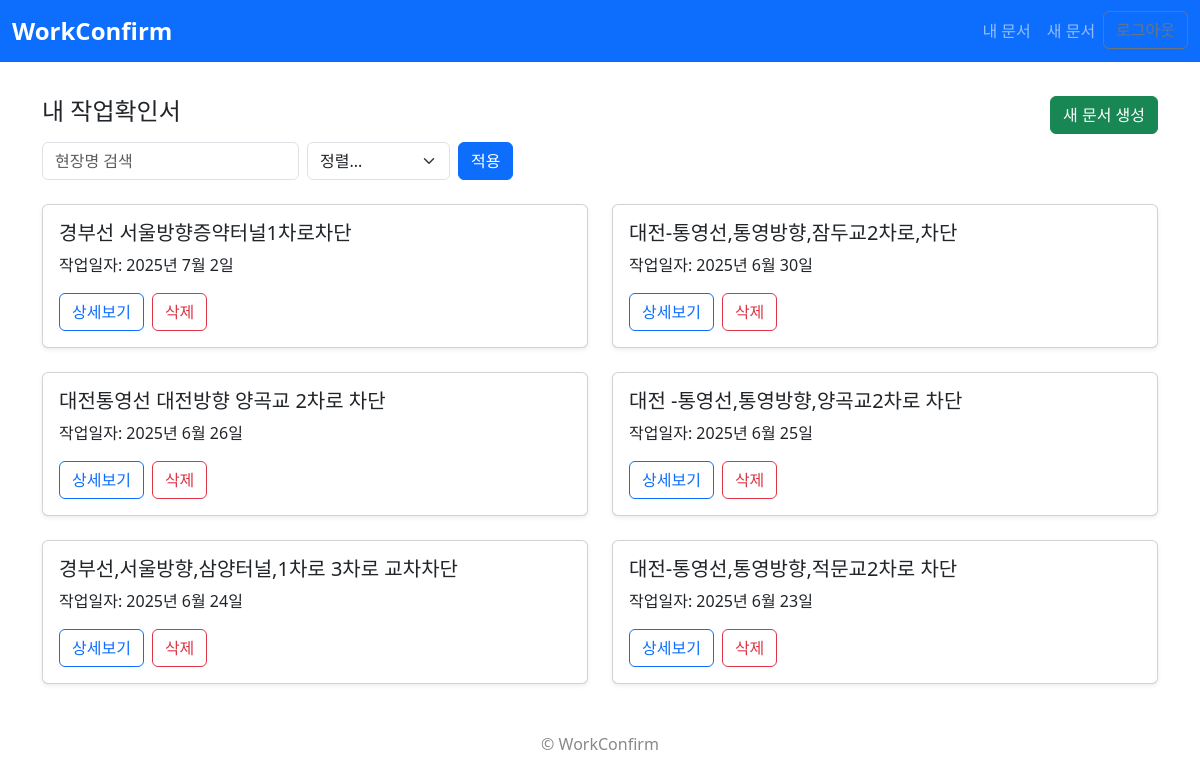
Screenshot of / (signed in) with the database file from the repository.
### app/models.py (models this page shows, shortened)
class WorkFormDocument(models.Model):
    user          = models.ForeignKey(
                    settings.AUTH_USER_MODEL,
                        on_delete=models.CASCADE,
                        related_name='documents',
                        default = None
                    )
    created_at = models.DateTimeField(auto_now_add=True)
    folder_name = models.CharField('폴더명', max_length=255)
    docx_file = models.FileField('DOCX 파일', upload_to=upload_to)
    preview_image = models.ImageField('미리보기 이미지', upload_to=upload_to)
    class Meta:
        ordering = ['-created_at']

class WorkFormEntry(models.Model):
    document = models.ForeignKey(
        WorkFormDocument,
        on_delete=models.CASCADE,
        related_name='entries'
    )
    work_date    = models.DateField('작업일자')
    location     = models.CharField('현장명', max_length=100)
    device       = models.CharField('장비명', max_length=100)
    carno        = models.CharField('차량번호', max_length=100, blank=True)
    start_time   = models.TimeField('시작시간')
    end_time     = models.TimeField('종료시간')
    end_day      = models.CharField('종료일', max_length=10, choices=DAY_CHOICES, default='same')
    work_content = models.TextField('작업내용')
    confirm_date = models.DateField('확인일자')
    cert_17      = models.CharField('차단팀장명', max_length=100, blank=True)
    cert_18      = models.CharField('현장책임자명', max_length=100, blank=True)
    created_at   = models.DateTimeField(auto_now_add=True)
    class Meta:
        ordering = ['-created_at']

### app/views.py (the view)
# urls.py: path('',               views.document_list,   name='document_list'),
@login_required
def document_list(request):
    qs = WorkFormDocument.objects.filter(user=request.user)
    q = request.GET.get('q', '').strip()
    if q:
        qs = qs.filter(entries__location__icontains=q)
    sort = request.GET.get('sort')
    if sort == 'date_asc':
        qs = qs.order_by('entries__work_date')
    elif sort == 'date_desc':
        qs = qs.order_by('-entries__work_date')
    elif sort == 'name_asc':
        qs = qs.order_by('entries__location')
    elif sort == 'name_desc':
        qs = qs.order_by('-entries__location')
    else:
        qs = qs.order_by('-created_at')
    documents = qs.distinct()
    return render(request, 'app/document_list.html', {
        'documents': documents,
        'q': q,
        'sort': sort,
    })

### app/templates/app/document_list.html (shortened to what this page needs)
{% extends 'app/base.html' %}
{% block content %}
<div class="d-flex justify-content-between align-items-center mt-4 mb-2">
  <h4>내 작업확인서</h4>
  <a href="{% url 'document_create' %}" class="btn btn-success">새 문서 생성</a>
</div>
<form method="get" class="row g-2 align-items-center mb-4">
  <div class="col-auto">
    <input
      type="text"
      name="q"
      class="form-control"
      placeholder="현장명 검색"
      value="{{ q }}"
    >
  </div>
  <div class="col-auto">
    <select name="sort" class="form-select">
      <option value="">정렬...</option>
    </select>
  </div>
  <div class="col-auto">
    <button type="submit" class="btn btn-primary">적용</button>
  </div>
</form>
<div class="row row-cols-1 row-cols-md-2 g-4">
{% for doc in documents %}
  {% with entry=doc.entries.all.0 %}
    <div class="col">
      <div class="card h-100 shadow-sm">
        <div class="card-body">
          <h5 class="card-title">{{ entry.location }}</h5>
          <p class="card-text">작업일자: {{ entry.work_date }}</p>
          <div class="d-flex">
            <a href="{% url 'document_detail' doc.pk %}"
               class="btn btn-outline-primary me-2">
              상세보기
            </a>
            <form method="post"
                  action="{% url 'document_delete' doc.pk %}"
                  style="display:inline;"
                  onsubmit="return confirm('정말 이 문서를 삭제하시겠습니까?');">
              <button type="submit" class="btn btn-outline-danger">
                삭제
              </button>
            </form>
          </div>
        </div>
      </div>
    </div>
  {% endwith %}
{% endfor %}
</div>
{% endblock %}

### app/templates/app/base.html (style rules this page uses)
body { padding-top: 4.5rem; }

### rows the page displays
WorkFormDocument: entries.all.0.location "경부선 서울방향증약터널1차로차단", entries.all.0.work_date "2025년 7월 2일"
WorkFormDocument: entries.all.0.location "대전-통영선,통영방향,잠두교2차로,차단", entries.all.0.work_date "2025년 6월 30일"
WorkFormDocument: entries.all.0.location "대전통영선 대전방향 양곡교 2차로 차단", entries.all.0.work_date "2025년 6월 26일"
WorkFormDocument: entries.all.0.location "대전 -통영선,통영방향,양곡교2차로 차단", entries.all.0.work_date "2025년 6월 25일"
WorkFormDocument: entries.all.0.location "경부선,서울방향,삼양터널,1차로 3차로 교차차단", entries.all.0.work_date "2025년 6월 24일"
WorkFormDocument: entries.all.0.location "대전-통영선,통영방향,적문교2차로 차단", entries.all.0.work_date "2025년 6월 23일"
